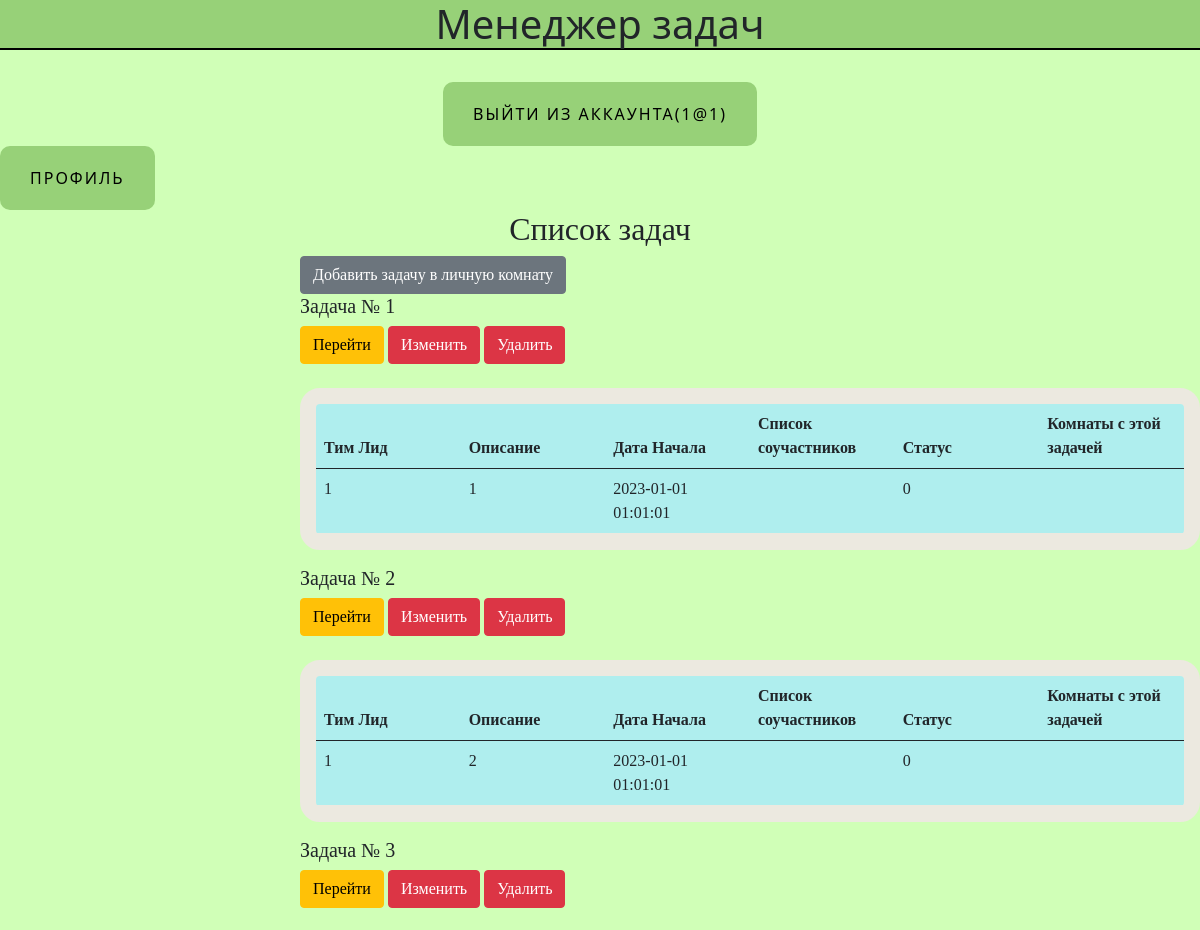
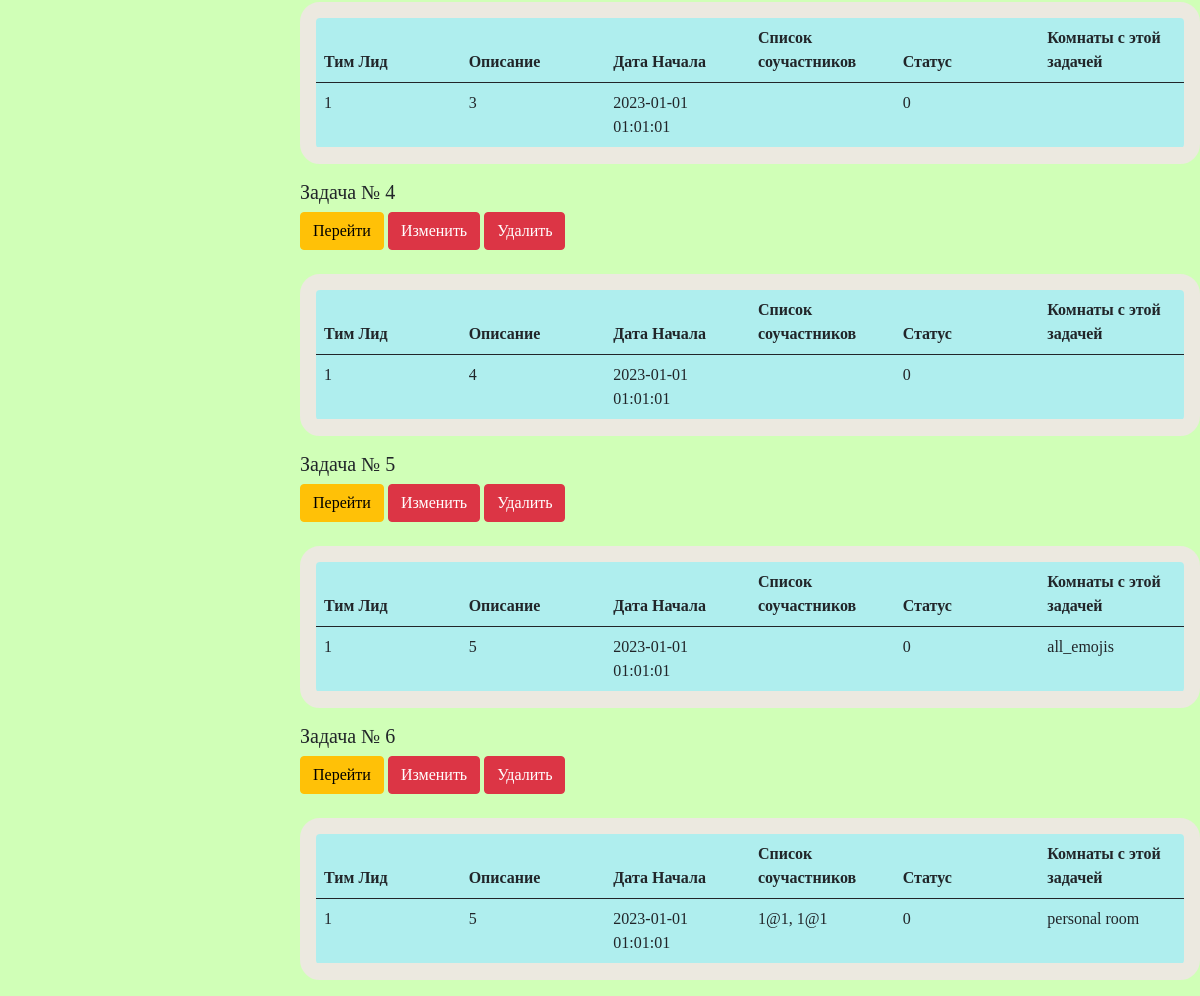
Screenshot of /alltasks (signed in) with the database file from the repository (2 pictures, top to bottom).
### data/users.py (models this page shows, shortened)
class User(SqlAlchemyBase, UserMixin):
    __tablename__ = "users"
    id = sqlalchemy.Column(sqlalchemy.Integer, primary_key=True, autoincrement=True)
    surname = sqlalchemy.Column(sqlalchemy.String, nullable=True)
    name = sqlalchemy.Column(sqlalchemy.String, nullable=True)
    age = sqlalchemy.Column(sqlalchemy.Integer, nullable=True)
    position = sqlalchemy.Column(sqlalchemy.String, nullable=True)
    speciality = sqlalchemy.Column(sqlalchemy.String, nullable=True)
    address = sqlalchemy.Column(sqlalchemy.String, nullable=True)
    email = sqlalchemy.Column(sqlalchemy.String, nullable=True, unique=True, index=True)
    password_hash = sqlalchemy.Column(sqlalchemy.String, nullable=True)
    modified_date = sqlalchemy.Column(sqlalchemy.DateTime, default=datetime.datetime.now)
    current_room = sqlalchemy.Column(sqlalchemy.Integer, sqlalchemy.ForeignKey('rooms.id'), nullable=True)

### data/jobs.py (models this page shows)
class Jobs(SqlAlchemyBase):
    __tablename__ = "jobs"
    id = sqlalchemy.Column(sqlalchemy.Integer, primary_key=True, autoincrement=True)
    team_leader = sqlalchemy.Column(sqlalchemy.Integer, sqlalchemy.ForeignKey('users.id'), nullable=True)
    job = sqlalchemy.Column(sqlalchemy.String, nullable=True)
    work_size = sqlalchemy.Column(sqlalchemy.Integer, nullable=True)
    collaborators = sqlalchemy.Column(sqlalchemy.String, nullable=True)
    is_finished = sqlalchemy.Column(sqlalchemy.Integer, default=False)
    start_date = sqlalchemy.Column(sqlalchemy.DateTime, default=datetime.datetime.now, nullable=True)
    end_date = sqlalchemy.Column(sqlalchemy.DateTime, default=datetime.datetime.now, nullable=True)
    user = orm.relationship("User")
    intensity_level = orm.relationship("IntensityLevel", secondary="association",  backref="jobs")
    description = sqlalchemy.Column(sqlalchemy.String, nullable=True)

### data/rooms.py (models this page shows)
class Rooms(SqlAlchemyBase, UserMixin):
    __tablename__ = "rooms"
    id = sqlalchemy.Column(sqlalchemy.Integer, primary_key=True, autoincrement=True)
    title = sqlalchemy.Column(sqlalchemy.String, nullable=True)
    about = sqlalchemy.Column(sqlalchemy.String, nullable=True)
    team_leader = sqlalchemy.Column(sqlalchemy.Integer, sqlalchemy.ForeignKey('users.id'), nullable=True)
    tasks = sqlalchemy.Column(sqlalchemy.String, sqlalchemy.ForeignKey('jobs.id'), nullable=True)
    collaborators = sqlalchemy.Column(sqlalchemy.String, nullable=True)

### main.py (the view)
@app.route('/alltasks')
@login_required
def all_tasks():
    dbs = db_session.create_session()
    if current_user.is_authenticated:
        res = dbs.query(Jobs).filter(
            (Jobs.team_leader.like(current_user.id) | Jobs.collaborators.like(f'%{current_user.id}%')))
        tasks = []
        rooms = dbs.query(Rooms).filter(Rooms.team_leader.like(current_user.id) | Rooms.collaborators.like(f'%{current_user.id}%')).all()
        for el in res:
            team_leader = el.team_leader
            x = []
            collaborators = el.collaborators
            if collaborators is not None:
                for elem in collaborators:
                    elem = dbs.query(User).filter(User.id == elem).first()
                    if elem is not None:
                        x.append(elem.email)
            collaborators = ', '.join(x)
            date_s = el.start_date
            is_f = el.is_finished
            d = el.description
            rooms_of_a_job = []
            for r in rooms:
                available_tasks = list(map(int, r.tasks.split(", ")))
                if available_tasks is not None and el.id in available_tasks:
                    rooms_of_a_job.append(r.title)
            tasks.append([team_leader, d, date_s, collaborators, is_f, el.id, ', '.join(rooms_of_a_job)])
        return render_template('alltasks.html', tasks=tasks, room_id=current_user.current_room)
    else:
        pass

### data/db_session.py (called while the page is built)
def create_session() -> Session:
    global __factory
    return __factory()

### main.py (called while the page is built)
@login_manager.user_loader
def load_user(user_id):
    db_sess = db_session.create_session()
    return db_sess.query(User).get(user_id)

### templates/alltasks.html (shortened to what this page needs)
{% extends "base.html" %}
{% block content %}
<h2 id="spec2">Список задач</h2>
<div id="work_logs">
    <a href="/addjob/{{ room_id }}" class="btn btn-secondary">Добавить задачу в личную комнату</a>
    <br/>
    {% for task in tasks %}
    <h5>Задача № {{ task[5] }}</h5>
    <div class="buttons">
        <a href="/job_description/{{ task[5] }}/1" class="btn btn-warning">Перейти</a>
        <a href="/addroom/{{ task[5] }}" class="btn btn-danger">Изменить</a>
        <a href="/room_delete/{{ task[5] }}" class="btn btn-danger">Удалить</a>
    </div>
    <br/>
    <table class="table">
        <thead class="thead-light">
        <tr>
            <th scope="col" class="col-2">Тим Лид</th>
            <th scope="col" class="col-2">Описание</th>
            <th scope="col" class="col-2">Дата Начала</th>
            <th scope="col" class="col-2">Список соучастников</th>
            <th scope="col" class="col-2">Статус</th>
            <th scope="col" class="col-4">Комнаты с этой задачей</th>
        </tr>
        </thead>
        <tbody>
        <tr>
            <td class="col-2">{{ task[0] }}</td>
            <td class="col-2">{{ task[1] }}</td>
            <td class="col-2">{{ task[2] }}</td>
            <td class="col-2">{{ task[3] }}</td>
            <td class="col-2">{{ task[4] }}</td>
            <td class="col-4">{{ task[6] }}</td>
        </tr>
        </tbody>
    </table>
    {% endfor %}
</div>
{% endblock %}

### templates/base.html (shortened to what this page needs)
<!DOCTYPE html>
<html lang="en">
<head>
    <link rel="stylesheet"
                    href="https://cdn.jsdelivr.net/npm/bootstrap@5.0.0-beta1/dist/css/bootstrap.min.css"
>
    <link rel="stylesheet" type="text/css" href="{{ url_for('static', filename='style/style.css') }}" />
    </head>
    <body>
        <h1 id = 'titles'>Менеджер задач</h1>
        <br>
        <nav><a>
            {% if current_user.is_authenticated %}
                <aside><a class="name_btn" href="/logout">выйти из аккаунта({{ current_user.email }})</a></aside>
            {% endif %}
            <a class="name_btn" href="/profile">Профиль</a>
        </a></nav>
         {% block content %}
         {% endblock content %}
    </body>
</html>

### static/style/style.css (style rules this page uses)
body { background-color: #D0FFB7; }
#titles { border-bottom: 2px solid black; background-color: #97D178; }
h2, div, .buttons, table { font-family: cursive; display: block; }
h1, h2, aside { text-align: center; }
#work_logs { padding-left: 300px; }
.name_btn { text-decoration: none; display: inline-block; color: black; padding: 20px 30px; border-radius: 10px; text-transform: uppercase; letter-spacing: 2px; background-color: #97D178; background-size: 200% auto; transition: .3s; }

### templates/alltasks.html (style rules this page uses)
.table { text-align: left; width = 600px; border-spacing: 5px; background: #AFEEEE; border: 16px solid #ECE9E0; border-radius: 20px; }

### rows the page displays
User: email "1@1"
Jobs: start_date "2023-01-01 01:01:01"
Jobs: task "2", team_leader "1", start_date "2023-01-01 01:01:01", is_finished "0"
Jobs: task "3", team_leader "1", start_date "2023-01-01 01:01:01", is_finished "0"
Jobs: task "4", team_leader "1", start_date "2023-01-01 01:01:01", is_finished "0"
Rooms: tasks "5", collaborators "1", start_date "2023-01-01 01:01:01", task "0", title "all_emojis"
Rooms: tasks "6", id "1", task "5", start_date "2023-01-01 01:01:01", team_leader "1@1, 1@1", task "0", title "personal room"

### other values shown
{{ task[5] }} "1"
{{ task[0] }} "1"
{{ task[1] }} "1"
{{ task[4] }} "0"
